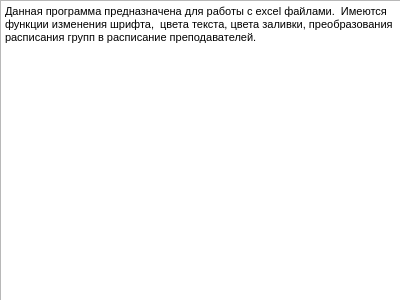
<?xml version="1.0" encoding="UTF-8"?>
<ui version="4.0">
 <class>helpwindow</class>
 <widget class="QDialog" name="helpwindow">
  <property name="geometry">
   <rect>
    <x>0</x>
    <y>0</y>
    <width>400</width>
    <height>300</height>
   </rect>
  </property>
  <property name="windowTitle">
   <string>Dialog</string>
  </property>
  <widget class="QTextBrowser" name="textBrowser">
   <property name="geometry">
    <rect>
     <x>0</x>
     <y>0</y>
     <width>401</width>
     <height>301</height>
    </rect>
   </property>
   <property name="html">
    <string>&lt;!DOCTYPE HTML PUBLIC &quot;-//W3C//DTD HTML 4.0//EN&quot; &quot;http://www.w3.org/TR/REC-html40/strict.dtd&quot;&gt;
&lt;html&gt;&lt;head&gt;&lt;meta name=&quot;qrichtext&quot; content=&quot;1&quot; /&gt;&lt;style type=&quot;text/css&quot;&gt;
p, li { white-space: pre-wrap; }
&lt;/style&gt;&lt;/head&gt;&lt;body style=&quot; font-family:'MS Shell Dlg 2'; font-size:8.25pt; font-weight:400; font-style:normal;&quot;&gt;
&lt;p style=&quot; margin-top:0px; margin-bottom:0px; margin-left:0px; margin-right:0px; -qt-block-indent:0; text-indent:0px;&quot;&gt;Данная программа предназначена для работы с excel файлами.  Имеются функции изменения шрифта,  цвета текста, цвета заливки, преобразования расписания групп в расписание преподавателей. &lt;/p&gt;&lt;/body&gt;&lt;/html&gt;</string>
   </property>
  </widget>
 </widget>
 <resources/>
 <connections/>
</ui>
